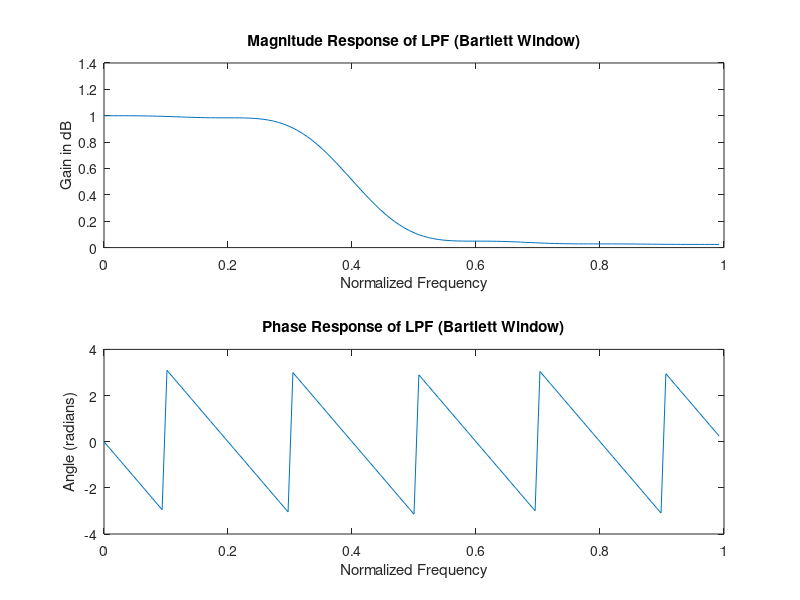

This chart was generated by the following MATLAB code:
clc;
clear all;
close all;
n = 20;
fp = 200;
fq = 300;
fs = 1000;
fn = 2 * fp / fs;
% Design Bartlett window
window = bartlett(n + 1);
b = fir1(n, fn, window);
[H, W] = freqz(b, 1, 128);
subplot(2, 1, 1);
plot(W/pi, abs(H));
title('Magnitude Response of LPF (Bartlett Window)');
ylabel('Gain in dB');
xlabel('Normalized Frequency');
subplot(2, 1, 2);
plot(W/pi, angle(H));
title('Phase Response of LPF (Bartlett Window)');
ylabel('Angle (radians)');
xlabel('Normalized Frequency');
